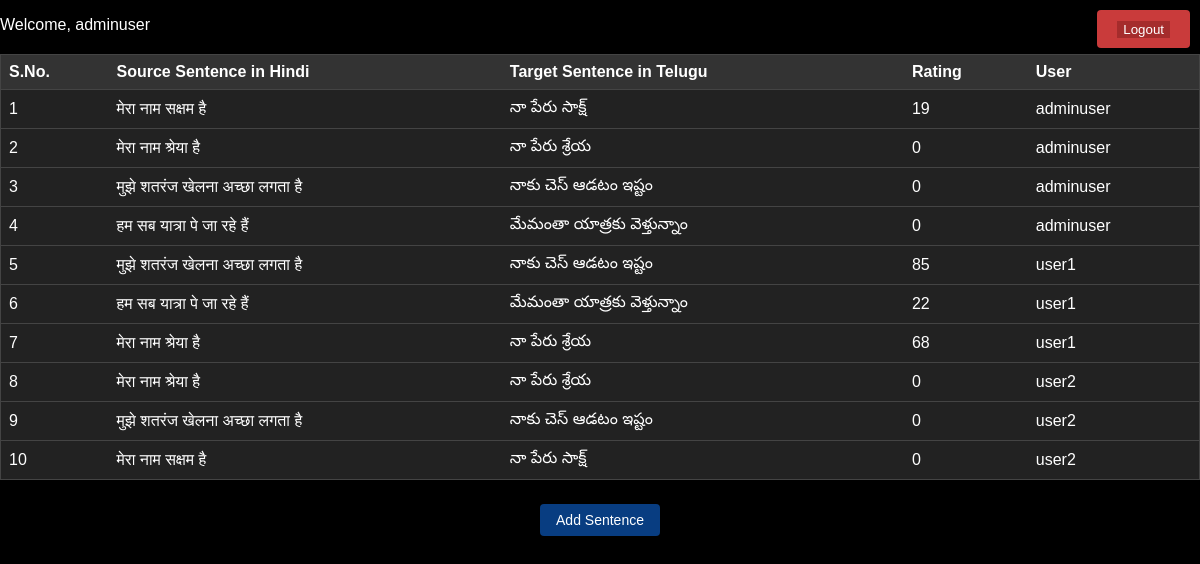
The app's page /index/ (signed in), older data.
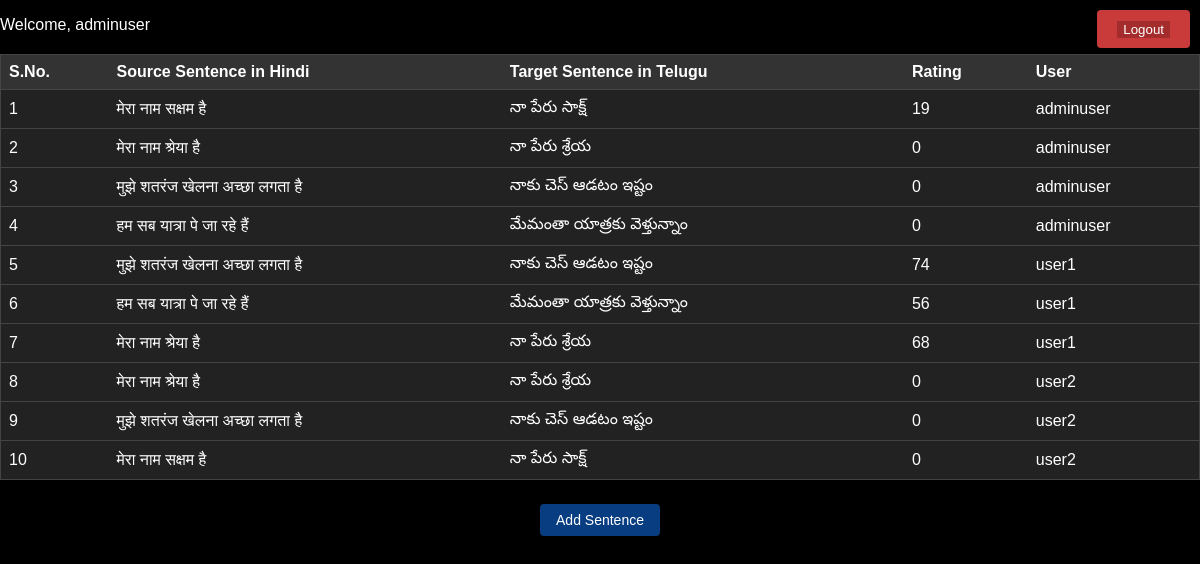
The same page, newer data.
### ratingapp/models.py (models this page shows, shortened)
class Sentence(models.Model):
    user = models.ForeignKey(User, on_delete=models.CASCADE)
    sno = models.AutoField(primary_key=True)
    source = models.CharField(max_length=100)
    target = models.CharField(max_length=100)
    rating = models.IntegerField(default=0)
    class Meta:
        permissions = [
            ("can_add_sentence", "Can add sentences"),
        ]

### ratingapp/views.py (the view)
# urls.py: path('index/', views.index, name='index'),
@login_required
def index(request):
    if request.user.is_authenticated:
        if not request.user.is_staff:
            user_sentences = Sentence.objects.filter(user=request.user)
            if not user_sentences.exists():
                all_sentences = list(Sentence.objects.all())
                if len(all_sentences) >= 3:
                    random_sentences = random.sample(all_sentences, 3)
                    for sentence in random_sentences:
                        sentence.pk = None  # Clone the sentence object
                        sentence.user = request.user
                        sentence.save()
                else:
                    random_sentences = []
            else:
                random_sentences = user_sentences
            return render(request, 'index.html', {'sentences': random_sentences, 'request': request, 'is_admin': False})
        else:
            sentences = Sentence.objects.all().annotate(avg_rating=Avg('rating'))
            return render(request, 'index.html', {'sentences': sentences, 'request': request, 'is_admin': True})
    else:
        return redirect('loginpage')

### ratingapp/templates/index.html (shortened to what this page needs)
<!DOCTYPE html>
<html lang="en">
<head>
</head>
<body>
    <div id="welcome-user">
        {% if request.user.is_authenticated %}
            <p>Welcome, {{ request.user.username }}</p>
        {% endif %}
    </div>
    <div id="logout-container">
        <form method="POST" action="{% url 'logout' %}" class="logoutButton">
            <input type="submit" value="Logout" id = "submitid">
        </form>
    </div>
     <table>
        <tr>
            <th class="sort-SNO">S.No.</th>
            <th class="sort-SOURCE">Source Sentence in Hindi</th>
            <th class="sort-TARGET">Target Sentence in Telugu</th>
            <th class="sort-RATING">Rating</th>
            {% if request.user.is_authenticated and request.user.is_staff %}
                <th>User</th>
            {% endif %}
        </tr>
        <tbody id="tablebody">
            {% for sentence in sentences %}
            <tr>
                <td class="sno">{{ sentence.sno }}</td>
                <td class="td-sentences">{{ sentence.source }}</td>
                <td class="td-sentences">{{ sentence.target }}</td>
                <td class="td-sentences">{{ sentence.rating }}</td>
                {% if request.user.is_authenticated and request.user.is_staff %}
                    <td>{{ sentence.user.username }}</td>
                {% endif %}
            </tr>
            {% endfor %}
        </tbody>
    </table>
    {% if is_admin %}
    <div style="display: flex; justify-content: center; align-items: center; ">
        <a href="{% url 'add_sentence' %}" id="add-sentence-button" class="myButton">Add Sentence</a>
    </div>
    {% endif %}
</body>
</html>

Row changes from the older to the newer data that the page shows:
changed Sentence id 5: rating "85" → "74"
changed Sentence id 6: rating "22" → "56"
